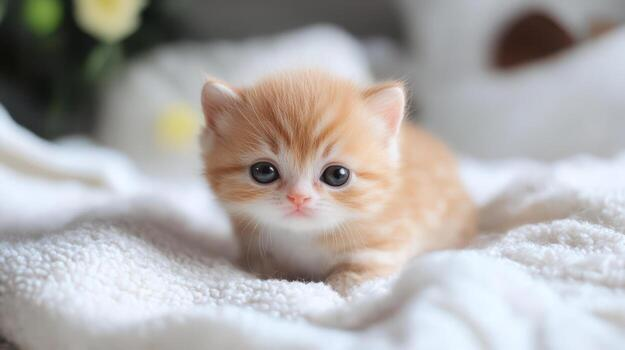
#> input picture computer_vision/opencv/photos/cat.jpeg, 625 x 350 px, found by its file name
$ python 5_coordinates.py
#> lines starting #> are read from the running program, lines starting #| are printed output that depends on the picture
import cv2 as cv
import numpy as np

img = cv.imread("computer_vision/opencv/photos/cat.jpeg")
#> img is the input picture: shape (350, 625, 3); mean B, G, R 168, 169.5, 173

if img is None:
    print("Image failed to load.")
    exit()

# coordinate boundaries
cat_face = {'x': 200, 'y': 70, 'w': 210, 'h': 170}

# numpy slicing
x, y, w, h = cat_face['x'], cat_face['y'], cat_face['w'], cat_face['h']
roi_crop = img[y:y+h, x:x+w]
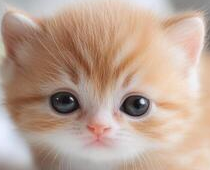
#> roi_crop: shape (170, 210, 3); mean B, G, R 147.9, 163.2, 188.2

print(f"Original image shape: {img.shape}")
#| Original image shape: (350, 625, 3)
print(f"Cropped image shape: {roi_crop.shape}")
#| Cropped image shape: (170, 210, 3)

cv.imshow("Original image", img)
cv.imshow("Cropped image", roi_crop)

cv.waitKey(0)
cv.destroyAllWindows()

$ run again, with computer_vision/opencv/photos/bgr_sample.jpg copied over computer_vision/opencv/photos/cat.jpeg
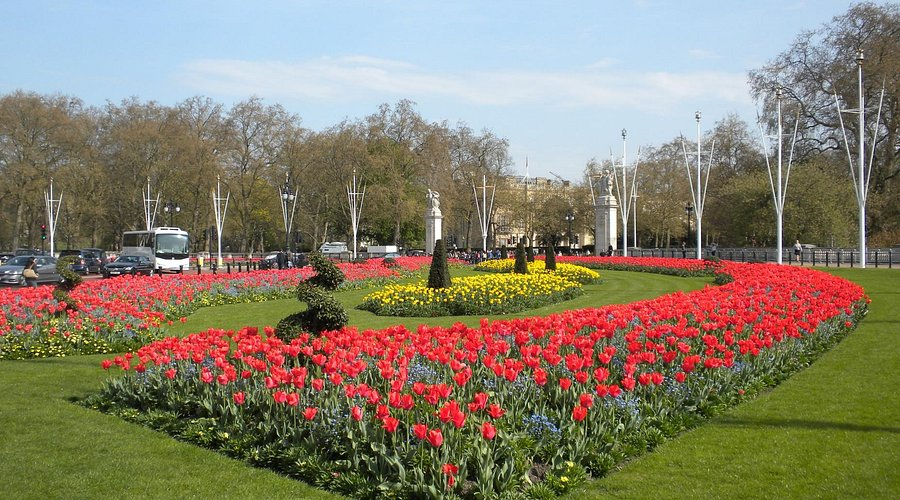
#> input picture computer_vision/opencv/photos/bgr_sample.jpg, 900 x 500 px, found by its file name
#> img is the input picture: shape (500, 900, 3); mean B, G, R 107.1, 127.1, 135.6
#> `roi_crop = img[y:y+h, x:x+w]`:
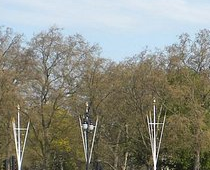
#> roi_crop: shape (170, 210, 3); mean B, G, R 127.4, 138.9, 138.1
#| Original image shape: (500, 900, 3)
#| Cropped image shape: (170, 210, 3)

$ run again, with computer_vision/opencv/photos/group1.jpg copied over computer_vision/opencv/photos/cat.jpeg
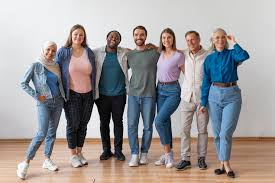
#> input picture computer_vision/opencv/photos/group1.jpg, 275 x 183 px, found by its file name
#> img is the input picture: shape (183, 275, 3); mean B, G, R 154.1, 153.9, 158.5
#> `roi_crop = img[y:y+h, x:x+w]`:
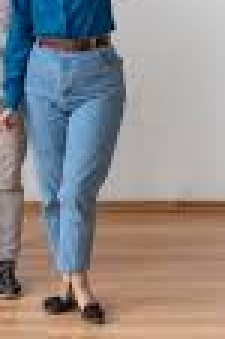
#> roi_crop: shape (113, 75, 3) (shown 3 times larger); mean B, G, R 137.7, 137.8, 141.4
#| Original image shape: (183, 275, 3)
#| Cropped image shape: (113, 75, 3)

$ run again, with computer_vision/opencv/photos/group2.jpg copied over computer_vision/opencv/photos/cat.jpeg
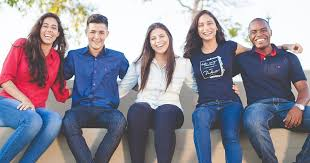
#> input picture computer_vision/opencv/photos/group2.jpg, 310 x 163 px, found by its file name
#> img is the input picture: shape (163, 310, 3); mean B, G, R 150.7, 137.6, 141
#> `roi_crop = img[y:y+h, x:x+w]`:
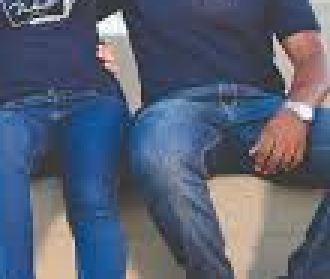
#> roi_crop: shape (93, 110, 3) (shown 3 times larger); mean B, G, R 115.4, 96.6, 88.5
#| Original image shape: (163, 310, 3)
#| Cropped image shape: (93, 110, 3)
